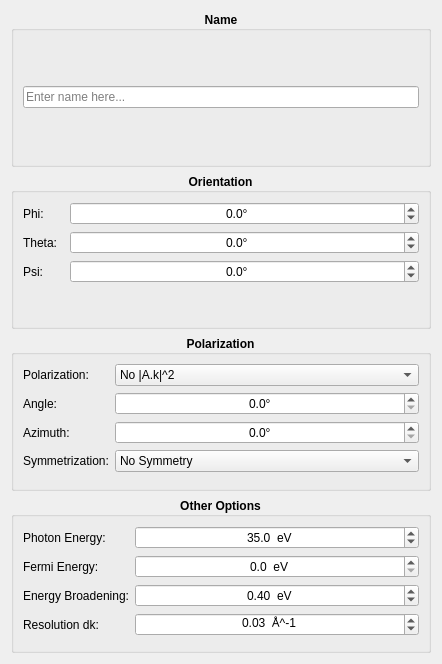
<?xml version="1.0" encoding="UTF-8"?>
<ui version="4.0">
 <class>window</class>
 <widget class="QWidget" name="window">
  <property name="geometry">
   <rect>
    <x>0</x>
    <y>0</y>
    <width>442</width>
    <height>664</height>
   </rect>
  </property>
  <property name="windowTitle">
   <string>Options</string>
  </property>
  <layout class="QVBoxLayout" name="verticalLayout">
   <item>
    <widget class="QGroupBox" name="name_groupbox">
     <property name="font">
      <font>
       <weight>75</weight>
       <bold>true</bold>
      </font>
     </property>
     <property name="title">
      <string>Name</string>
     </property>
     <property name="alignment">
      <set>Qt::AlignCenter</set>
     </property>
     <layout class="QHBoxLayout" name="horizontalLayout_3">
      <item>
       <widget class="QLineEdit" name="line_edit">
        <property name="font">
         <font>
          <weight>50</weight>
          <bold>false</bold>
         </font>
        </property>
        <property name="placeholderText">
         <string>Enter name here...</string>
        </property>
        <property name="clearButtonEnabled">
         <bool>true</bool>
        </property>
       </widget>
      </item>
     </layout>
    </widget>
   </item>
   <item>
    <widget class="QGroupBox" name="orientation_groupbox">
     <property name="font">
      <font>
       <weight>75</weight>
       <bold>true</bold>
      </font>
     </property>
     <property name="title">
      <string>Orientation</string>
     </property>
     <property name="alignment">
      <set>Qt::AlignCenter</set>
     </property>
     <layout class="QFormLayout" name="formLayout_3">
      <item row="0" column="0">
       <widget class="QLabel" name="phi_label">
        <property name="font">
         <font>
          <weight>50</weight>
          <bold>false</bold>
         </font>
        </property>
        <property name="text">
         <string>Phi:  </string>
        </property>
       </widget>
      </item>
      <item row="0" column="1">
       <widget class="QDoubleSpinBox" name="phi_spinbox">
        <property name="font">
         <font>
          <weight>50</weight>
          <bold>false</bold>
         </font>
        </property>
        <property name="alignment">
         <set>Qt::AlignCenter</set>
        </property>
        <property name="correctionMode">
         <enum>QAbstractSpinBox::CorrectToNearestValue</enum>
        </property>
        <property name="keyboardTracking">
         <bool>false</bool>
        </property>
        <property name="suffix">
         <string>°</string>
        </property>
        <property name="decimals">
         <number>1</number>
        </property>
        <property name="minimum">
         <double>-90.000000000000000</double>
        </property>
        <property name="maximum">
         <double>90.000000000000000</double>
        </property>
       </widget>
      </item>
      <item row="1" column="0">
       <widget class="QLabel" name="theta_label">
        <property name="font">
         <font>
          <weight>50</weight>
          <bold>false</bold>
         </font>
        </property>
        <property name="text">
         <string>Theta:  </string>
        </property>
       </widget>
      </item>
      <item row="1" column="1">
       <widget class="QDoubleSpinBox" name="theta_spinbox">
        <property name="font">
         <font>
          <weight>50</weight>
          <bold>false</bold>
         </font>
        </property>
        <property name="alignment">
         <set>Qt::AlignCenter</set>
        </property>
        <property name="correctionMode">
         <enum>QAbstractSpinBox::CorrectToNearestValue</enum>
        </property>
        <property name="keyboardTracking">
         <bool>false</bool>
        </property>
        <property name="suffix">
         <string>°</string>
        </property>
        <property name="decimals">
         <number>1</number>
        </property>
        <property name="minimum">
         <double>-90.000000000000000</double>
        </property>
        <property name="maximum">
         <double>90.000000000000000</double>
        </property>
       </widget>
      </item>
      <item row="2" column="0">
       <widget class="QLabel" name="psi_label">
        <property name="font">
         <font>
          <weight>50</weight>
          <bold>false</bold>
         </font>
        </property>
        <property name="text">
         <string>Psi:  </string>
        </property>
       </widget>
      </item>
      <item row="2" column="1">
       <widget class="QDoubleSpinBox" name="psi_spinbox">
        <property name="font">
         <font>
          <weight>50</weight>
          <bold>false</bold>
         </font>
        </property>
        <property name="alignment">
         <set>Qt::AlignCenter</set>
        </property>
        <property name="correctionMode">
         <enum>QAbstractSpinBox::CorrectToNearestValue</enum>
        </property>
        <property name="keyboardTracking">
         <bool>false</bool>
        </property>
        <property name="suffix">
         <string>°</string>
        </property>
        <property name="decimals">
         <number>1</number>
        </property>
        <property name="minimum">
         <double>-90.000000000000000</double>
        </property>
        <property name="maximum">
         <double>90.000000000000000</double>
        </property>
       </widget>
      </item>
     </layout>
    </widget>
   </item>
   <item>
    <widget class="QGroupBox" name="polarization_groupbox">
     <property name="font">
      <font>
       <weight>75</weight>
       <bold>true</bold>
      </font>
     </property>
     <property name="title">
      <string>Polarization</string>
     </property>
     <property name="alignment">
      <set>Qt::AlignCenter</set>
     </property>
     <layout class="QFormLayout" name="formLayout">
      <item row="0" column="0">
       <widget class="QLabel" name="polarization_label">
        <property name="font">
         <font>
          <weight>50</weight>
          <bold>false</bold>
         </font>
        </property>
        <property name="text">
         <string>Polarization:</string>
        </property>
       </widget>
      </item>
      <item row="0" column="1">
       <widget class="QComboBox" name="polarization_combobox">
        <property name="font">
         <font>
          <weight>50</weight>
          <bold>false</bold>
         </font>
        </property>
        <property name="currentIndex">
         <number>0</number>
        </property>
        <property name="maxVisibleItems">
         <number>7</number>
        </property>
        <property name="maxCount">
         <number>7</number>
        </property>
        <item>
         <property name="text">
          <string>No |A.k|^2</string>
         </property>
        </item>
        <item>
         <property name="text">
          <string>Toroid (p-pol)</string>
         </property>
        </item>
        <item>
         <property name="text">
          <string>Nano-ESCA: p-pol</string>
         </property>
        </item>
        <item>
         <property name="text">
          <string>Nano-ESCA: s-pol</string>
         </property>
        </item>
        <item>
         <property name="text">
          <string>Nano-ESCA: unpol.</string>
         </property>
        </item>
        <item>
         <property name="text">
          <string>Nano-ESCA: circ+</string>
         </property>
        </item>
        <item>
         <property name="text">
          <string>CDAD</string>
         </property>
        </item>
       </widget>
      </item>
      <item row="1" column="0">
       <widget class="QLabel" name="alpha_label">
        <property name="font">
         <font>
          <weight>50</weight>
          <bold>false</bold>
         </font>
        </property>
        <property name="text">
         <string>Angle:</string>
        </property>
       </widget>
      </item>
      <item row="1" column="1">
       <widget class="QDoubleSpinBox" name="alpha_spinbox">
        <property name="font">
         <font>
          <weight>50</weight>
          <bold>false</bold>
         </font>
        </property>
        <property name="alignment">
         <set>Qt::AlignCenter</set>
        </property>
        <property name="correctionMode">
         <enum>QAbstractSpinBox::CorrectToNearestValue</enum>
        </property>
        <property name="keyboardTracking">
         <bool>false</bool>
        </property>
        <property name="suffix">
         <string>°</string>
        </property>
        <property name="decimals">
         <number>1</number>
        </property>
        <property name="maximum">
         <double>90.000000000000000</double>
        </property>
       </widget>
      </item>
      <item row="2" column="0">
       <widget class="QLabel" name="beta_label">
        <property name="font">
         <font>
          <weight>50</weight>
          <bold>false</bold>
         </font>
        </property>
        <property name="text">
         <string>Azimuth:</string>
        </property>
       </widget>
      </item>
      <item row="2" column="1">
       <widget class="QDoubleSpinBox" name="beta_spinbox">
        <property name="font">
         <font>
          <weight>50</weight>
          <bold>false</bold>
         </font>
        </property>
        <property name="alignment">
         <set>Qt::AlignCenter</set>
        </property>
        <property name="correctionMode">
         <enum>QAbstractSpinBox::CorrectToNearestValue</enum>
        </property>
        <property name="keyboardTracking">
         <bool>false</bool>
        </property>
        <property name="suffix">
         <string>°</string>
        </property>
        <property name="decimals">
         <number>1</number>
        </property>
        <property name="maximum">
         <double>360.000000000000000</double>
        </property>
       </widget>
      </item>
      <item row="3" column="0">
       <widget class="QLabel" name="symmetrization_label">
        <property name="font">
         <font>
          <weight>50</weight>
          <bold>false</bold>
         </font>
        </property>
        <property name="text">
         <string>Symmetrization:</string>
        </property>
       </widget>
      </item>
      <item row="3" column="1">
       <widget class="QComboBox" name="symmetrization_combobox">
        <property name="font">
         <font>
          <weight>50</weight>
          <bold>false</bold>
         </font>
        </property>
        <property name="currentIndex">
         <number>0</number>
        </property>
        <property name="maxVisibleItems">
         <number>7</number>
        </property>
        <property name="maxCount">
         <number>7</number>
        </property>
        <item>
         <property name="text">
          <string>No Symmetry</string>
         </property>
        </item>
        <item>
         <property name="text">
          <string>2-Fold</string>
         </property>
        </item>
        <item>
         <property name="text">
          <string>2-Fold + Mirror</string>
         </property>
        </item>
        <item>
         <property name="text">
          <string>3-Fold</string>
         </property>
        </item>
        <item>
         <property name="text">
          <string>3-Fold + Mirror</string>
         </property>
        </item>
        <item>
         <property name="text">
          <string>4-Fold</string>
         </property>
        </item>
        <item>
         <property name="text">
          <string>4-Fold + Mirror</string>
         </property>
        </item>
       </widget>
      </item>
     </layout>
    </widget>
   </item>
   <item>
    <widget class="QGroupBox" name="other_groupbox">
     <property name="font">
      <font>
       <weight>75</weight>
       <bold>true</bold>
      </font>
     </property>
     <property name="title">
      <string>Other Options</string>
     </property>
     <property name="alignment">
      <set>Qt::AlignCenter</set>
     </property>
     <layout class="QFormLayout" name="formLayout_2">
      <item row="0" column="0">
       <widget class="QLabel" name="photon_label">
        <property name="font">
         <font>
          <weight>50</weight>
          <bold>false</bold>
         </font>
        </property>
        <property name="text">
         <string>Photon Energy:</string>
        </property>
       </widget>
      </item>
      <item row="0" column="1">
       <widget class="QDoubleSpinBox" name="photon_spinbox">
        <property name="font">
         <font>
          <weight>50</weight>
          <bold>false</bold>
         </font>
        </property>
        <property name="alignment">
         <set>Qt::AlignCenter</set>
        </property>
        <property name="correctionMode">
         <enum>QAbstractSpinBox::CorrectToNearestValue</enum>
        </property>
        <property name="keyboardTracking">
         <bool>false</bool>
        </property>
        <property name="suffix">
         <string>  eV</string>
        </property>
        <property name="decimals">
         <number>1</number>
        </property>
        <property name="value">
         <double>35.000000000000000</double>
        </property>
       </widget>
      </item>
      <item row="1" column="0">
       <widget class="QLabel" name="fermi_label">
        <property name="font">
         <font>
          <weight>50</weight>
          <bold>false</bold>
         </font>
        </property>
        <property name="text">
         <string>Fermi Energy:</string>
        </property>
       </widget>
      </item>
      <item row="1" column="1">
       <widget class="QDoubleSpinBox" name="fermi_spinbox">
        <property name="font">
         <font>
          <weight>50</weight>
          <bold>false</bold>
         </font>
        </property>
        <property name="alignment">
         <set>Qt::AlignCenter</set>
        </property>
        <property name="correctionMode">
         <enum>QAbstractSpinBox::CorrectToNearestValue</enum>
        </property>
        <property name="keyboardTracking">
         <bool>false</bool>
        </property>
        <property name="suffix">
         <string>  eV</string>
        </property>
        <property name="decimals">
         <number>1</number>
        </property>
       </widget>
      </item>
      <item row="2" column="0">
       <widget class="QLabel" name="broadening_label">
        <property name="font">
         <font>
          <weight>50</weight>
          <bold>false</bold>
         </font>
        </property>
        <property name="text">
         <string>Energy Broadening:</string>
        </property>
       </widget>
      </item>
      <item row="2" column="1">
       <widget class="QDoubleSpinBox" name="broadening_spinbox">
        <property name="font">
         <font>
          <weight>50</weight>
          <bold>false</bold>
         </font>
        </property>
        <property name="alignment">
         <set>Qt::AlignCenter</set>
        </property>
        <property name="correctionMode">
         <enum>QAbstractSpinBox::CorrectToNearestValue</enum>
        </property>
        <property name="keyboardTracking">
         <bool>false</bool>
        </property>
        <property name="suffix">
         <string>  eV</string>
        </property>
        <property name="maximum">
         <double>2.000000000000000</double>
        </property>
        <property name="singleStep">
         <double>0.100000000000000</double>
        </property>
        <property name="value">
         <double>0.400000000000000</double>
        </property>
       </widget>
      </item>
      <item row="3" column="0">
       <widget class="QLabel" name="dk_label">
        <property name="font">
         <font>
          <weight>50</weight>
          <bold>false</bold>
         </font>
        </property>
        <property name="text">
         <string>Resolution dk:</string>
        </property>
       </widget>
      </item>
      <item row="3" column="1">
       <widget class="QDoubleSpinBox" name="dk_spinbox">
        <property name="font">
         <font>
          <weight>50</weight>
          <bold>false</bold>
         </font>
        </property>
        <property name="alignment">
         <set>Qt::AlignCenter</set>
        </property>
        <property name="correctionMode">
         <enum>QAbstractSpinBox::CorrectToNearestValue</enum>
        </property>
        <property name="keyboardTracking">
         <bool>false</bool>
        </property>
        <property name="suffix">
         <string>  Å^-1</string>
        </property>
        <property name="minimum">
         <double>0.010000000000000</double>
        </property>
        <property name="maximum">
         <double>1.000000000000000</double>
        </property>
        <property name="singleStep">
         <double>0.010000000000000</double>
        </property>
        <property name="value">
         <double>0.030000000000000</double>
        </property>
       </widget>
      </item>
     </layout>
    </widget>
   </item>
  </layout>
 </widget>
 <resources/>
 <connections/>
</ui>
